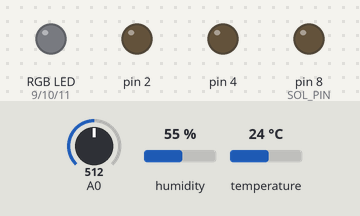
Bench run of a sketch on a simulated Arduino Uno, built with avr-gcc and run on an emulated ATmega328P. Parts: an RGB LED mixed from three pins (HIGH = lit), output pins drawn as LEDs (lit = HIGH). The test bench sets the inputs (shaded band); at power-on: A0 = 512, humidity 55 %, temperature 24 °C. What the sketch prints to the serial monitor is not drawn.

Above: at 0.1 s.
Timing chart, 0 to 1.6 s (numbered marks = the images above):
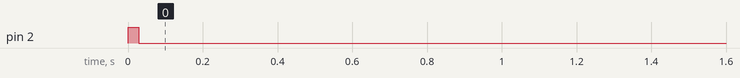

The sketch:

CactusBot.ino
```cpp
#include "WaterLevelSensor.h"
#include "SoilSensor.h"
#include "TempSensor.h"
#include "LightSensor.h"

// TODO: Number returned by millis() will overflow back to 0 after ~50 days.
// https://www.arduino.cc/reference/en/language/functions/time/millis/
// Implement a reset for that point

// TODO: Implement a safety check, to end a current watering if it has been going for too long

/*
 * Common constants
 */
const unsigned long SENSOR_INTERVAL = 1800000; // Check interval for each sensor, in milliseconds
const unsigned int TREND_LOOKAHEAD = 5; // Number of sensor checking intervals to predict ahead, when checking that trended data will be within acceptable parameters


/*
 * WATER LEVEL SENSOR
 *
 * Used to track the contents of a water container, used to dispense water to the plant.
 *
 * The part of the sensor that takes readings is 42mm long.
 * When calibrating my sensor, I got the following values from analogRead():
 * 0% submerged   - 0
 * 25% submerged  - 110
 * 50% submerged  - 135
 * 75% submerged  - 145
 * 100% submerged - 150
 *
 * This equates APPROXIMATELY to f(x) = 75 * log10(x)
 */
const int WATER_ON = 2; // Digital pin, used to power on the sensor
const int WATER_IN = A0; // Analog pin, used to take a reading from the sensor
const float SCALE_FACTOR = 75; // Factor by which to scale the logarithmic equation representing the sensor output
const unsigned int FILL_HEIGHT = 42; // Length of the 'sensor' part of the sensor, in mm
const unsigned int READ_COUNT = 25; // Number of times sensor is read, then averaged out to take a reading
const float MIN_FILL_PERCENT = 10.0; // Container fill percentage, below which the container is considered 'empty'
const float CONTAINER_RADIUS = 5.0; // Radius of container, in mm

WaterLevelSensor waterSensor (WATER_ON, WATER_IN, SCALE_FACTOR, FILL_HEIGHT, READ_COUNT, MIN_FILL_PERCENT, CONTAINER_RADIUS, SENSOR_INTERVAL);


/*
 * SOIL MOISTURE SENSOR
 *
 * Used to take readings of the moisture level of the soil, one of the factors used to trigger a watering.
 * If the moisture level exceeds the maximum, then any watering in progress will be stopped.
 *
 * My sensor returned a value of 0 when completely dry, and a value of ~640 when completely submerged in water.
 * This sensor will require testing in actual soil of various moisture levels.
 */
const int SOIL_ON = 4; // Digital arduino pin for activating sensor
const int SOIL_IN = A1; // Analog arduino pin for reading sensor data in
const int SOIL_READING_MIN = 0; // Sensor reading at minimum level
const int SOIL_READING_MAX = 640; // Sensor reading at maximum level
const float SOIL_MOISTURE_MIN = 15.0; // Soil moisture percentage level, below which to trigger a watering
const float SOIL_MOISTURE_MAX = 35.0; // Soil moisture percentage level, above which to stop watering

SoilSensor soilSensor (SOIL_ON, SOIL_IN, SOIL_READING_MIN, SOIL_READING_MAX, SENSOR_INTERVAL);


/*
 * TEMPERATURE SENSOR
 *
 * Readings will be used to predict the temperature in TREND_LOOKAHEAD intervals.
 * The latest reading, and the predicted temperature being above the minimum level will be used as a factor to trigger a watering.
 *
 * Using a DHT11 temperature and humidity sensor.
 * Wiring diagram: https://www.circuitbasics.com/how-to-set-up-the-dht11-humidity-sensor-on-an-arduino/
 */
const int TEMP_PIN = 7; // Digital arduino pin used by sensor
const float MIN_TEMP = 12.0; // Minimum temperature, in celsius, to allow a watering to occur

TempSensor tempSensor (TEMP_PIN, SENSOR_INTERVAL);


/*
 * LIGHT LEVEL SENSOR
 *
 * Readings will be used to predict the light level in TREND_LOOKAHEAD intervals.
 * The latest reading, and the predicted light level being above the minimum level will be used as a factor to trigger a watering.
 *
 * Using an XC4446 light sensor. The analog signal out is not linear, but this sensor is being used simply to detect whether enough light will be present,
 * so this isn't being taken into account.
 *
 * My sensor return values of around ~500 in a well-lit room, and ~70 in a mostly dark room (with computer screen illumination)
 */
const int LIGHT_IN = A2; // Analog arduino pin used to retrieve signal
const int MIN_LIGHT = 350; // Returned reading considered well-lit enough to trigger a watering

LightSensor lightSensor (LIGHT_IN, SENSOR_INTERVAL);


/*
 * SOLENOID VALVE/WATERING
 *
 * Connected to the water container, used to pipe water into the plant.
 * Connected via a relay, activated by a digital pin.
 * The valve will open when the pin is set to HIGH.
 *
 * When a watering is triggered, a set amount of water will be dispensed onto the plant.
 * To allow the water to soak into the soil (and reach the soil sensor), minimum time between waterings will be set.
 * The level of water in the container, and level of moisture in the soil will be checked constantly while watering.
 * If either the set amount of water is dispensed, or the soil moisture sensor reaches the maximum moisture level, the watering will be stopped.
 */
const int SOL_PIN = 8;
const unsigned long WATERING_INTERVAL = 3600000; // Minimum time, in milliseconds, between waterings. Water at most, once an hour
const float WATERING_AMOUNT = 10.0; // Water amount, in ml, to dispense to the plant on a single watering.

bool isWatering = false; // Currently watering?
unsigned long prevWatering = 0; // Time, in milliseconds, that last watering took place.
float remainingWatering = 0.0; // Remaining water to dispense to plant on the current watering.
float fillAmount = 0.0; // Previous fill of water container in ml. Will be compared to latest water level to calculate dispensed water.

/*
 * RBG INDICATOR LED
 *
 * RGB LED used to indicate the watering state.
 * Will blink blue while watering, and blink red if the water container is empty.
 * Uses 3 Digital PWM pins as output.
 */
const int R_PIN = 9;
const int G_PIN = 10;
const int B_PIN = 11;
const unsigned long BLINK_INTERVAL = 1000; // Time, in milliseconds between LED to blinks
unsigned long blinkTime = 0; // Time, in milliseconds of previous blink
bool ledOn = false;


/*
 * STATUS Update
 *
 * Send latest readings and watering state over the serial port once per minute.
 */
const unsigned long STATUS_INTERVAL = 60000;
unsigned long statusTime = 0;

/*
 * Prints the following values to the serial port, each seperated by a '|' character. Floats will be printed to two decimal places.
 * Soil moisture percentage, temperature, light level, water fill amount, water fill percentage,
 * 'W' or 'NW' if currently watering or not watering, prevWatering and remainingWatering.
 */
void statusUpdate() {
  Serial.println(String(soilSensor.getMoisturePercentage(), 2) + '|' +
                 String(tempSensor.getLatestReading(), 2) + '|' +
                 String(lightSensor.getLatestReading()) + '|' +
                 String(waterSensor.getFillAmount(), 2) + '|' +
                 String(waterSensor.getFillPercent(), 2) + '|' +
                 (isWatering ? "W" : "NW") + '|' +
                 String(prevWatering) + '|' +
                 String(remainingWatering, 2));
}

void setup() {
  // Initialise sensors
  waterSensor.init();
  soilSensor.init();
  tempSensor.init();
  lightSensor.init();

  // Setup solenoid valve relay pin, and set to LOW
  pinMode(SOL_PIN, OUTPUT);
  digitalWrite(SOL_PIN, LOW);

  // Make sure RBG LED is turned off
  analogWrite(R_PIN, 0);
  analogWrite(G_PIN, 0);
  analogWrite(B_PIN, 0);

  // Open Serial Port, and send initial status update
  Serial.begin(9600);
  statusUpdate();
}

void loop() {
  // ----- Update each of the sensors -----
  waterSensor.tick();
  soilSensor.tick();
  tempSensor.tick();
  lightSensor.tick();


  // ----- Watering -----
  if (isWatering) {
    // --- Update Watering in Progress ---
    // Force soil moisture and water level to update
    waterSensor.tick(true);
    soilSensor.tick(true);

    float currentFillAmount = waterSensor.getFillAmount();

    // If previous fillAmount is greater than current fill amount, remove the difference from remainingWater
    if ((!waterSensor.isEmpty()) && fillAmount > currentFillAmount) {
      remainingWatering -= (fillAmount - currentFillAmount);
    }

    // Open the solenoid valve if the water container is not empty
    digitalWrite(SOL_PIN, waterSensor.isEmpty() ? LOW : HIGH);

    // Update the tracked fillAmount
    fillAmount = currentFillAmount;

    // --- Finish Watering ---
    // Watering has finished when there is no water left to dispense, or the soil sensor is reading the maximum desired moisture level
    if (remainingWatering <= 0.0 || soilSensor.getMoisturePercentage() >= SOIL_MOISTURE_MAX) {
      // Set the prev watering flag to current millis
      // Reset each of the watering variables
      // Close the solenoid valve
      prevWatering = millis();
      remainingWatering = 0.0;
      fillAmount = 0.0;
      isWatering = false;
      digitalWrite(SOL_PIN, LOW);
    }

  }
  // --- Trigger Watering ---
  // Trigger a watering if:
  //  - Latest soil sensor value is below minimum percentage
  //  - Temperature, and forward projected temperature are above minimum
  //  - Light level, and forward projected light level are above minimum
  //  - Watering interval has passed since last watering
  else if (soilSensor.getMoisturePercentage() <= SOIL_MOISTURE_MIN &&
           tempSensor.getLatestReading() >= MIN_TEMP && tempSensor.predictValue(tempSensor.getValuesLength() + TREND_LOOKAHEAD) >= MIN_TEMP &&
           lightSensor.getLatestReading() >= MIN_LIGHT && lightSensor.predictValue(lightSensor.getValuesLength() + TREND_LOOKAHEAD) >= MIN_LIGHT &&
           millis() - prevWatering >= WATERING_INTERVAL) {
    // Force water level sensor update, and set fillAmount using current value
    // Set isWatering flag to true, prevWatering to current millis and remainingWatering to total watering amount
    // Open the solenoid valve
    waterSensor.tick(true);
    fillAmount = waterSensor.getFillAmount();
    isWatering = true;
    prevWatering = millis();
    remainingWatering = WATERING_AMOUNT;
    digitalWrite(SOL_PIN, HIGH);
  }


  // ----- Indicator LED -----
  unsigned long currentMillis = millis();
  int r = 0;
  int g = 0;
  int b = 0;

  // Blink the LED red if the water container is empty
  if (waterSensor.isEmpty()) {
    r = 255;
  }
  // Blink the LED blue if currently watering
  else if (isWatering) {
    b = 255;
  }
  // Otherwise, turn the LED off
  else {
    blinkTime = millis();
    ledOn = false;
  }

  if (currentMillis - blinkTime >= BLINK_INTERVAL) {
    blinkTime = currentMillis;
    ledOn = !ledOn;
  }

  analogWrite(R_PIN, ledOn ? r : 0);
  analogWrite(G_PIN, ledOn ? g : 0);
  analogWrite(B_PIN, ledOn ? b : 0);

  // ----- Status Update -----
  currentMillis = millis();
  if (currentMillis - statusTime > STATUS_INTERVAL) {
    statusTime = currentMillis;
    statusUpdate();
  }

  delay(100); // Run ~10 times per second
}
```

LightSensor.cpp
```cpp
#include "LightSensor.h"

#include "SensorTimer.h"
#include "SimpleTrend.h"

#include <Arduino.h>

// Set pin for use with sensor
LightSensor::LightSensor(const int lightIn, const unsigned long interval): SensorTimer(interval), SimpleTrend() {
  this->lightIn = lightIn;
}

// Take an initial reading, so trend data is initialised
void LightSensor::init() {
  takeReading();
}

void LightSensor::takeReading() {
  latestReading = analogRead(lightIn);
  addDatapoint(latestReading);
}
```

LightSensor.h
```cpp
/*
 * Class for taking readings from a photoresistor light sensor.
 */
#pragma once

#include "SensorTimer.h"
#include "SimpleTrend.h"

class LightSensor: public SensorTimer<int>, public SimpleTrend {
  private:
    int lightIn; // Analog input pin

  public:
    LightSensor(const int lightIn, const unsigned long interval);

    void init() override;
    void takeReading() override;
};
```

SensorTimer.h
```cpp
/*
 * Base class for reading a sensor at a given interval, for reading a sensor at a set interval.
 *
 * Given that any individual sensor can be read in different ways, (digital vs analog, etc),
 * the implementation for this base class will only handle the timer.
 */
#pragma once

#include <Arduino.h>

template <class T>
class SensorTimer {
  private:
    unsigned long prevReadingMillis; // Time, in millis since arduino was started, that the last reading was taken
    unsigned long interval; // Interval time in millis, after which to perform the next reading
  protected:
    T latestReading;
    virtual void takeReading();
  public:
    SensorTimer(const unsigned long interval);

    // Sets up arduino pins, etc, and perform the initial reading.
    virtual void init();

    // Increment timer, updating reading and returning true if increment has passed, or force is set to true.
    bool tick(const bool force = false);
    bool tick(T& reading, const bool force); // Latest reading as output parameter

    const T getLatestReading() const;

    unsigned long getPrevReadingMillis() const;

    unsigned long getInterval() const;
    void setInterval(const unsigned long interval);
};

#include <Arduino.h>

template <class T>
SensorTimer<T>::SensorTimer(const unsigned long interval) {
  prevReadingMillis = 0;
  latestReading = T();

  this->interval = interval;
}

template <class T>
void SensorTimer<T>::init() {}

template <class T>
bool SensorTimer<T>::tick(const bool force) {
  unsigned long currentMillis = millis();
  bool shouldUpdate = (currentMillis - prevReadingMillis >= interval) || force;

  if (shouldUpdate) {
    prevReadingMillis = currentMillis;
    takeReading();
  }

  return shouldUpdate;
}

template <class T>
bool SensorTimer<T>::tick(T& reading, const bool force) {
  bool result = tick(force);
  reading = latestReading;
  return result;
}

template <class T>
void SensorTimer<T>::takeReading() {}

template <class T>
const T SensorTimer<T>::getLatestReading() const {
  return latestReading;
}

template <class T>
unsigned long SensorTimer<T>::getPrevReadingMillis() const {
  return prevReadingMillis;
}

template <class T>
unsigned long SensorTimer<T>::getInterval() const {
  return interval;
}

template <class T>
void SensorTimer<T>::setInterval(const unsigned long interval) {
  this->interval = interval;
}
```

SimpleTrend.cpp
```cpp
#include "SimpleTrend.h"

#include <Arduino.h>

#define FLOAT_SIZE 4 //Size of a float in bytes

SimpleTrend::SimpleTrend() {
  slope = 0.0;
  yIntercept = 0.0;
}

SimpleTrend::SimpleTrend(const float initialValue) {
  values = new float[1]{initialValue};
  valuesLength = 1;

  recalculate();
}

SimpleTrend::SimpleTrend(const float initialValue, const unsigned int maxSize): SimpleTrend(initialValue) {
  setMaxSize(maxSize);
}

SimpleTrend::~SimpleTrend() {
  delete[] values;
}

/*
 * Trend Line calculations: https://classroom.synonym.com/f-value-statistics-6039.html
 *
 * y = mx + b, where m is the slope of the line, and b is the y intercept of the line.
 * For a dataset of length n:
 * m = (a - b)/(c - d)
 * b = (e - f)/n
 *
 * Where:
 * a = n * ((x1 * y1) + (x2 * y2) + ...(xn * yn))
 * b = (x1 + x2 + ...xn) * (y1 + y2 + ...yn)
 * c = n * (x1^2 + x2^2 + ...xn^2)
 * d = (x1 + x2 + ...xn)^2
 *
 * e = y1 + y2 + ...yn
 * f = m * (x1 + x2 + ...xn)
 */
void SimpleTrend::recalculate() {
  float a = 0.0;
  float c = 0.0;
  float xTotal = 0.0;
  float yTotal = 0.0;

  // Indexing the dataset from 1
  for (int i = 0; i < valuesLength; i++) {
    a += ((i + 1) * values[i]);
    c += sq(i + 1);
    xTotal += i + 1;
    yTotal += values[i];
  }

  a *= valuesLength;
  float b = xTotal * yTotal;
  c *= valuesLength;
  float d = sq(xTotal);

  // Update slope
  slope = (a - b)/(c - d);

  float f = slope * xTotal;

  // Update yIntercept
  yIntercept = (yTotal - f) / valuesLength;
}

void SimpleTrend::addDatapoint(const float dataPoint) {
  // Initialize array if there are no values yet
  if (valuesLength == 0) {
    values = new float[1]{dataPoint};
  }
  // If current length of values array is less than the maxSize, extend array.
  else if (valuesLength < maxSize) {
    float * temp = new float[valuesLength + 1];
    memcpy(temp, values, FLOAT_SIZE * valuesLength); // Using memcpy as std::copy isn't available

    temp[valuesLength] = dataPoint;
    valuesLength++;

    delete[] values;
    values = temp;
  }
  // Otherwise, shift elements to the left one place, discarding the original first element, then replace the last element with the new datapoint.
  else {
    for (int i = 1; i < valuesLength; i++) {
      values[i - 1] = values[i];
    }

    values[valuesLength - 1] = dataPoint;
  }

  // Recalculate the slope and y intercept with the value set
  recalculate();
}

float SimpleTrend::predictValue(const float x) const {
  return (slope * x) + yIntercept;
}

bool SimpleTrend::validatePredictedValue(const float x, const float min, const float max) const {
  float result = predictValue(x);
  return result >= min && result <= max;
}

float SimpleTrend::getSlope() const {
  return slope;
}

float SimpleTrend::getYIntercept() const {
  return yIntercept;
}

const float* const SimpleTrend::getValues() const {
  return values;
};

unsigned int SimpleTrend::getValuesLength() const {
  return valuesLength;
};

unsigned int SimpleTrend::getMaxSize() const {
  return maxSize;
}

// Set a new value for the maximum size of the values array.
// If the array is longer than the new max size, shorten the values array, cutting off the earliest data first.
void SimpleTrend::setMaxSize(const unsigned int maxSize) {
  if (valuesLength > maxSize) {
    float * temp;
    temp = new float[maxSize];

    memcpy(temp, values + (valuesLength - maxSize), FLOAT_SIZE * maxSize); // Using memcpy as std::copy isn't available

    delete[] values;
    values = temp;
    valuesLength = maxSize;
  }

  this->maxSize = maxSize;
}
```

TempSensor.cpp
```cpp
#include "TempSensor.h"

#include "SensorTimer.h"
#include "SimpleTrend.h"

#include <Arduino.h>
#include <DHT.h>

TempSensor::TempSensor(const int tempPin, const unsigned long interval): SensorTimer(interval), SimpleTrend() {
  this->tempPin = tempPin;
  dht = new DHT(this->tempPin, DHT11);
}

TempSensor::~TempSensor() {
  delete dht;
}

void TempSensor::init() {
  dht->begin();
  takeReading();
}

void TempSensor::takeReading() {
  float reading = dht->readTemperature(false, false); // Reading temperature in celsius
  latestReading = reading;
  addDatapoint(reading);
}
```

Source omitted: SimpleTrend.h (1737 bytes), SoilSensor.cpp (1740 bytes), SoilSensor.h (1166 bytes), TempSensor.h (538 bytes), WaterLevelSensor.cpp (1658 bytes), WaterLevelSensor.h (1495 bytes)
